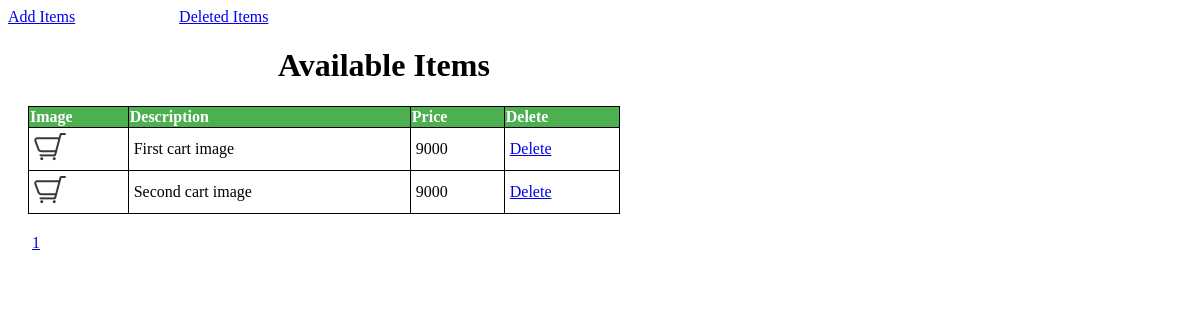
/Admin/View.php (signed in), run on an earlier commit of the app's database.
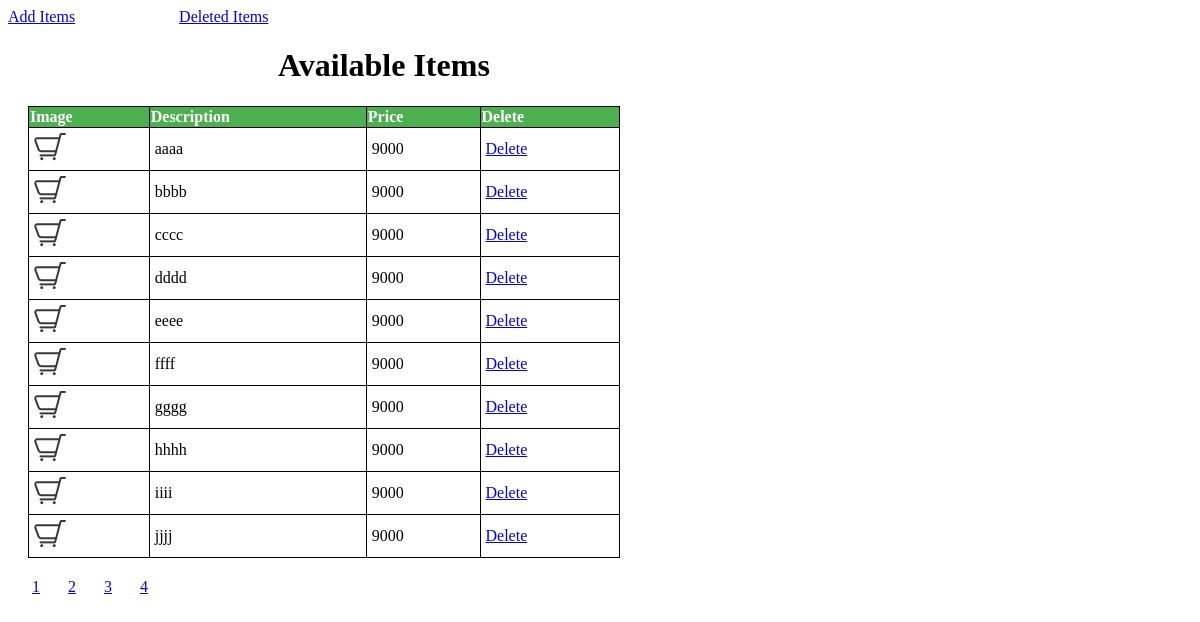
And on a later commit of the database.
### tables this page shows
CREATE TABLE `products` (
  `pid` int(11) NOT NULL,
  `image` varchar(255) DEFAULT NULL,
  `description` varchar(255) DEFAULT NULL,
  `price` int(20) DEFAULT NULL,
  `category` varchar(255) DEFAULT NULL,
  `isDeleted` bit(1) NOT NULL DEFAULT b'0',
  `DeletedDate` varchar(255) DEFAULT NULL,
  `RestoredDate` varchar(255) DEFAULT NULL,
  `deletedBy` varchar(255) DEFAULT NULL
);

### Admin/View.php (the view, shortened to what this page needs)
<?php
include_once '../dbConfig.php';
?>
<!DOCTYPE html>
<html>
<head>
	<link rel="stylesheet" type="text/css" href="../CSS/View.css">
</head>
<body background="https://encrypted-tbn0.gstatic.com/images?q=tbn%3AANd9GcRgivTK7Gx3WTfTKCF2ed-f_XN6-2kxUa2Tqg&usqp=CAU">
	<a href="Add">Add Items</a>
	<a href="Delete">Deleted Items</a>
<h1>Available Items</h1>
<table>
	<tr>
		<th>Image</th>
		<th>Description</th>
		<th>Price</th>
		<th>Delete</th>
	</tr>
	<?php
	$results_per_page=10;
	$query = "SELECT * FROM products WHERE isDeleted=0";
	$result=mysqli_query($con,$query);
	$no_of_results=mysqli_num_rows($result);
	$no_of_pages= ceil($no_of_results/$results_per_page);
	 	if (!isset($_GET['page']))
	 	{
	 		$page=1;
	 	}
	 	else
	 	{
	 		$page=$_GET['page'];
	 	}
	 	$this_page_first_result=($page-1)*$results_per_page;
	 	$sql="SELECT * FROM products WHERE isDeleted=0 LIMIT ".$this_page_first_result. ",".$results_per_page;
	 	$result=mysqli_query($con,$sql);
	 	if ($result->num_rows>0)
	{
		while ($row=$result->fetch_assoc())
		{
			echo "<td><img src='../Uploads/".$row['image']."'></td>" ;
			echo "<td>".$row["description"]."</td>";
			echo "<td>".$row["price"]."</td>";
			echo "<td><a href=View?action=delete&pid=".$row['pid']." onclick='return confirm('Remove item?');'>Delete</a></td>";
		}
		echo "</table>";
	}
	else
	{
		echo "0 Results";
	}
	for ($page=1;$page<=$no_of_pages;$page++)
	{
  	echo '&nbsp&nbsp&nbsp&nbsp&nbsp&nbsp<a href="View?page=' . $page . '">' . $page . '</a> ';
	}
	?>
</body>
</html>

What changed in the data, as far as the page shows it:
changed products: description "First cart image" → "aaaa"
changed products: description "Second cart image" → "bbbb"
added products: image (picture), description "cccc", price "9000"
added products: image (picture), description "dddd", price "9000"
added products: image (picture), description "eeee", price "9000"
added products: image (picture), description "ffff", price "9000"
added products: image (picture), description "gggg", price "9000"
added products: image (picture), description "hhhh", price "9000"
added products: image (picture), description "iiii", price "9000"
added products: image (picture), description "jjjj", price "9000"
Also different on the page:
new list line: "2"
new list line: "3"
new list line: "4"
